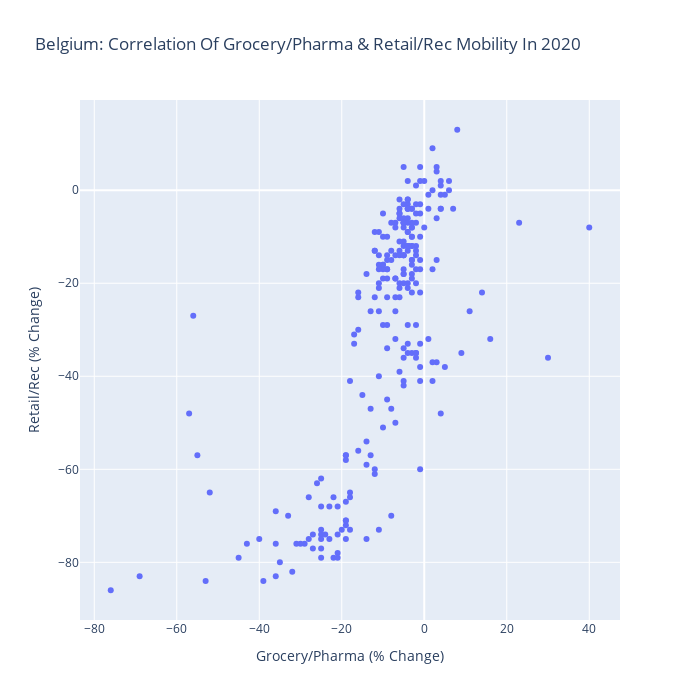

Notebook code for this chart:
### Markdown cell above
Interesting!
Our matrix has given us a correlation of approximately -0.85 between Workplace & Residential mobility. What does this tell us? Well the absolute value of 0.85 tells us that there is a very strong correlation between these two variables. The negative sign tells us that this correlation is negative/inverse. Therefore, we can say that there is a **strong inverse correlation between workplace and residential mobility**.

This makes sense! As more people moved to remote work from home, less people work in the workplace. Additionally, even in normal times we would expect a negative correlation between these two variables. This means that each attribute would predict the other pretty well! Linear Regression, anyone?

We will also look at the correlation between Grocery & Pharma mobility with Retail & Recreational data. We may intuitively expect a positive correlation here.

### Code cell
#Belgium 2020: Retail & Recreation
num_subplot_rows = 1
num_subplot_cols = 1

country = Country.Belgium
attribute_one = Attribute.Grocery_And_Pharma
attribute_two = Attribute.Retail_And_Rec

#Our Overall Graph Preferences
graph_prefs = {
    "title" : "Belgium: Correlation Of Grocery/Pharma & Retail/Rec Mobility In 2020",
    "line_title" : None,
    "density_title" : None,
    "bar_title" : None,
    "width" : 700,
    "height" : 700
}

#Our Subplot-Specific Preferences
subplot_prefs = [
    {
        "xaxis" : "Grocery/Pharma (% Change)",
        "yaxis" : "Retail/Rec (% Change)"
    }
]

#Create The Mobility Suite
suite = MobilitySuite(num_subplot_rows, num_subplot_cols, graph_prefs)

#Plot & Show Our Graphs
corrcoef_mat = suite.plot_correlation(country, attribute_one, attribute_two, subplot_prefs)
suite.show()

print("Pearson Product-Moment Correlation Coefficient Matrix")
print(corrcoef_mat)

### Figure 1 — Plotly figure (JSON) as saved in the notebook; plotly's stock layout.template omitted (floating-point values rounded to 4 significant figures; data arrays with more than 128 entries replaced by an {"elided": "..."} marker saying what was removed)
{"data": [{"mode": "markers", "type": "scatter", "x": {"elided": "245 int values"}, "xaxis": "x", "y": {"elided": "245 int values"}, "yaxis": "y"}], "layout": {"height": 700, "title": {"text": "Belgium: Correlation Of Grocery/Pharma & Retail/Rec Mobility In 2020"}, "width": 700, "xaxis": {"anchor": "y", "domain": [0, 1], "title": {"text": "Grocery/Pharma (% Change)"}}, "yaxis": {"anchor": "x", "domain": [0, 1], "title": {"text": "Retail/Rec (% Change)"}}}}
